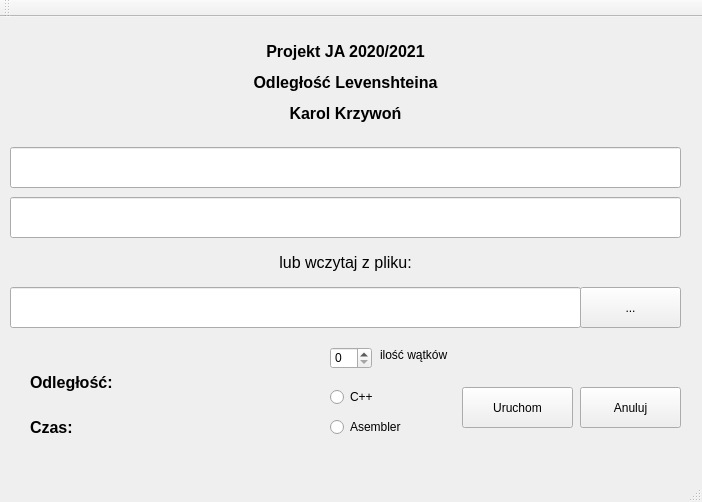
<?xml version="1.0" encoding="UTF-8"?>
<ui version="4.0">
 <class>OdlegloscLevenshteinaClass</class>
 <widget class="QMainWindow" name="OdlegloscLevenshteinaClass">
  <property name="geometry">
   <rect>
    <x>0</x>
    <y>0</y>
    <width>702</width>
    <height>502</height>
   </rect>
  </property>
  <property name="windowTitle">
   <string>OdlegloscLevenshteina</string>
  </property>
  <widget class="QWidget" name="centralWidget">
   <widget class="QLabel" name="label">
    <property name="geometry">
     <rect>
      <x>10</x>
      <y>10</y>
      <width>671</width>
      <height>111</height>
     </rect>
    </property>
    <property name="text">
     <string>&lt;html&gt;&lt;head/&gt;&lt;body&gt;&lt;p align=&quot;center&quot;&gt;&lt;span style=&quot; font-size:12pt; font-weight:600;&quot;&gt;Projekt JA 2020/2021&lt;/span&gt;&lt;/p&gt;&lt;p align=&quot;center&quot;&gt;&lt;span style=&quot; font-size:12pt; font-weight:600;&quot;&gt;Odległość Levenshteina&lt;/span&gt;&lt;/p&gt;&lt;p align=&quot;center&quot;&gt;&lt;span style=&quot; font-size:12pt; font-weight:600;&quot;&gt;Karol Krzywoń&lt;/span&gt;&lt;/p&gt;&lt;/body&gt;&lt;/html&gt;</string>
    </property>
   </widget>
   <widget class="QLabel" name="label_2">
    <property name="geometry">
     <rect>
      <x>30</x>
      <y>350</y>
      <width>131</width>
      <height>31</height>
     </rect>
    </property>
    <property name="text">
     <string>&lt;html&gt;&lt;head/&gt;&lt;body&gt;&lt;p&gt;&lt;span style=&quot; font-size:12pt; font-weight:600;&quot;&gt;Odległość:&lt;/span&gt;&lt;/p&gt;&lt;/body&gt;&lt;/html&gt;</string>
    </property>
   </widget>
   <widget class="QLabel" name="label_3">
    <property name="geometry">
     <rect>
      <x>30</x>
      <y>390</y>
      <width>101</width>
      <height>41</height>
     </rect>
    </property>
    <property name="text">
     <string>&lt;html&gt;&lt;head/&gt;&lt;body&gt;&lt;p&gt;&lt;span style=&quot; font-size:12pt; font-weight:600;&quot;&gt;Czas:&lt;/span&gt;&lt;/p&gt;&lt;/body&gt;&lt;/html&gt;</string>
    </property>
   </widget>
   <widget class="QLabel" name="label_4">
    <property name="geometry">
     <rect>
      <x>380</x>
      <y>330</y>
      <width>81</width>
      <height>16</height>
     </rect>
    </property>
    <property name="text">
     <string>ilość wątków</string>
    </property>
   </widget>
   <widget class="QLabel" name="label_5">
    <property name="geometry">
     <rect>
      <x>10</x>
      <y>230</y>
      <width>671</width>
      <height>31</height>
     </rect>
    </property>
    <property name="text">
     <string>&lt;html&gt;&lt;head/&gt;&lt;body&gt;&lt;p align=&quot;center&quot;&gt;&lt;span style=&quot; font-size:12pt;&quot;&gt;lub wczytaj z pliku:&lt;/span&gt;&lt;/p&gt;&lt;/body&gt;&lt;/html&gt;</string>
    </property>
   </widget>
   <widget class="QSpinBox" name="spinBox">
    <property name="geometry">
     <rect>
      <x>330</x>
      <y>330</y>
      <width>42</width>
      <height>22</height>
     </rect>
    </property>
   </widget>
   <widget class="QLineEdit" name="lineEdit">
    <property name="geometry">
     <rect>
      <x>10</x>
      <y>130</y>
      <width>671</width>
      <height>41</height>
     </rect>
    </property>
   </widget>
   <widget class="QLineEdit" name="lineEdit_2">
    <property name="geometry">
     <rect>
      <x>10</x>
      <y>180</y>
      <width>671</width>
      <height>41</height>
     </rect>
    </property>
   </widget>
   <widget class="QLineEdit" name="lineEdit_3">
    <property name="geometry">
     <rect>
      <x>10</x>
      <y>270</y>
      <width>571</width>
      <height>41</height>
     </rect>
    </property>
   </widget>
   <widget class="QRadioButton" name="radioButton">
    <property name="geometry">
     <rect>
      <x>330</x>
      <y>370</y>
      <width>95</width>
      <height>20</height>
     </rect>
    </property>
    <property name="text">
     <string>C++</string>
    </property>
   </widget>
   <widget class="QRadioButton" name="radioButton_2">
    <property name="geometry">
     <rect>
      <x>330</x>
      <y>400</y>
      <width>95</width>
      <height>20</height>
     </rect>
    </property>
    <property name="text">
     <string>Asembler</string>
    </property>
   </widget>
   <widget class="QPushButton" name="pushButton">
    <property name="geometry">
     <rect>
      <x>580</x>
      <y>270</y>
      <width>101</width>
      <height>41</height>
     </rect>
    </property>
    <property name="text">
     <string>...</string>
    </property>
   </widget>
   <widget class="QPushButton" name="pushButton_2">
    <property name="geometry">
     <rect>
      <x>462</x>
      <y>370</y>
      <width>111</width>
      <height>41</height>
     </rect>
    </property>
    <property name="text">
     <string>Uruchom</string>
    </property>
   </widget>
   <widget class="QPushButton" name="pushButton_3">
    <property name="geometry">
     <rect>
      <x>580</x>
      <y>370</y>
      <width>101</width>
      <height>41</height>
     </rect>
    </property>
    <property name="text">
     <string>Anuluj</string>
    </property>
   </widget>
  </widget>
  <widget class="QMenuBar" name="menuBar">
   <property name="geometry">
    <rect>
     <x>0</x>
     <y>0</y>
     <width>702</width>
     <height>26</height>
    </rect>
   </property>
  </widget>
  <widget class="QToolBar" name="mainToolBar">
   <attribute name="toolBarArea">
    <enum>TopToolBarArea</enum>
   </attribute>
   <attribute name="toolBarBreak">
    <bool>false</bool>
   </attribute>
  </widget>
  <widget class="QStatusBar" name="statusBar"/>
 </widget>
 <layoutdefault spacing="6" margin="11"/>
 <resources>
  <include location="OdlegloscLevenshteina.qrc"/>
 </resources>
 <connections/>
</ui>
